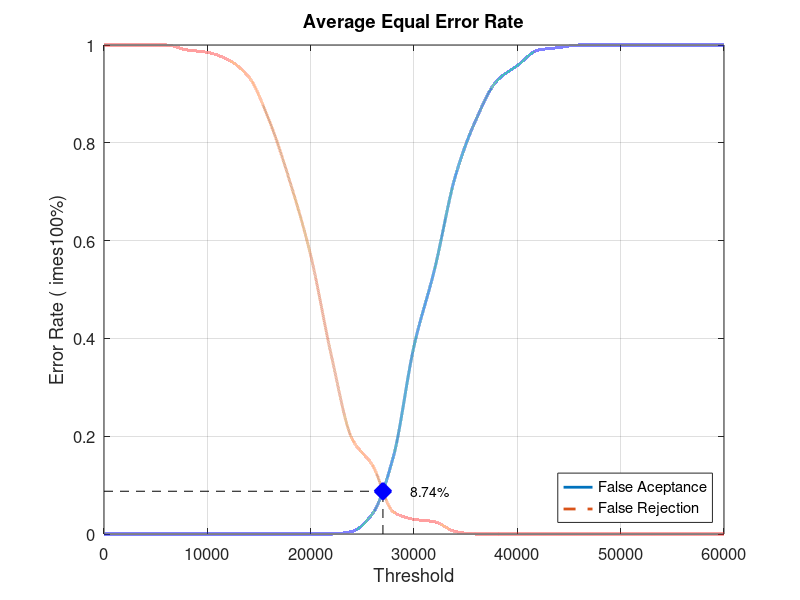
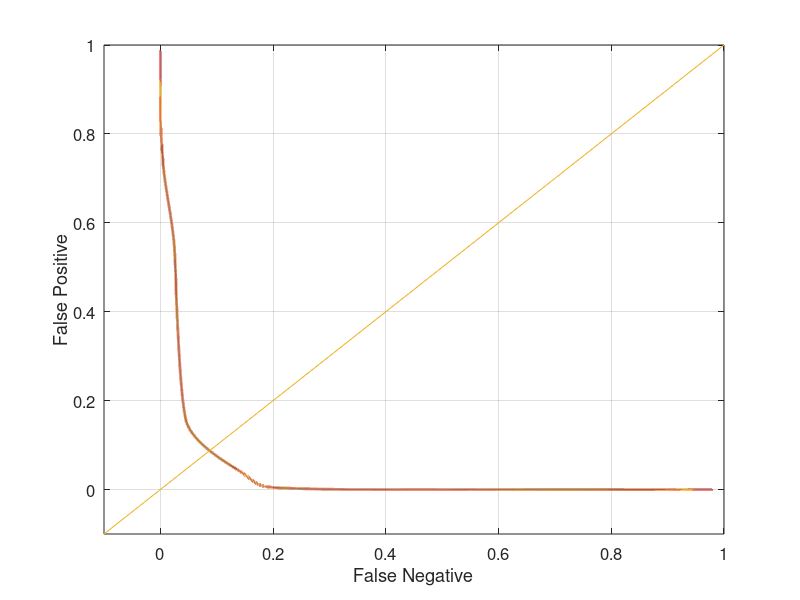

The MATLAB script that drew these images, in order:
close all;
clear;
clc;
x = 0:2000:60000;
xq = 0:0.5:60000;

y0 = [0 0 0 0 0 0 0 0 0 0 0 0 0.00526316 0.0421053 0.157895 0.384211 0.542105 0.731579 0.847368 0.926316 0.957895 0.989474 0.994737 1 1 1 1 1 1 1 1]
yy0 = interp1(x, y0, xq, 'pchip');
y1 = [1 1 1 1 0.99 0.985 0.97 0.935 0.845 0.72 0.57 0.365 0.195 0.14 0.045 0.03 0.025 0.005 0 0 0 0 0 0 0 0 0 0 0 0 0]
yy1 = interp1(x, y1, xq, 'pchip');

% Calculating EER: 
y2 = abs(y0 - y1);
find(y2 == min(y2))
yy2 = abs(yy0 - yy1);
xEER = find(yy2 == min(yy2));
xEERIndex = xq(xEER) % X-axis EER
yEER = yy0(xEER) % Y-axis EER

main = figure
plot(xq, yy0,'-','LineWidth', 2);	hold on
plot(xq, yy1,'--','LineWidth', 2);	hold on
plot([xEERIndex xEERIndex], [0 yEER], 'k--');	hold on
plot([0 xEERIndex], [yEER yEER], 'k--');	hold on
plot(xEERIndex, yEER, 'bx', 'LineWidth', 10);	hold on
text(xEERIndex + 10 * xEERIndex / 100, yEER, [num2str(round((10000 * yEER)) / 100) '%'])
legend('False Aceptance', 'False Rejection', 'Location', 'SouthEast')
xlabel('Threshold')
ylabel('Error Rate (	imes100%)')
title('Average Equal Error Rate')
set(gca, 'FontSize', 12)
axis([0 60000 0 1])
grid on

print(main, 'Database5_1Main', '-dpng');
FNRxFPR = figure('Color', [1 1 1]);
plot(yy1, yy0, '-', yy1, yy0, 'LineWidth', 2);
hold on
y = -0.1:0.1:1
plot(y, y); 
set(gca, 'FontSize', 12)
xlabel('False Negative')
ylabel('False Positive')
axis([-0.1 1 -0.1 1])
set(gca, 'FontSize', 12)
grid on

print(FNRxFPR, 'Database5_1FNRxFPR','-dpng');
